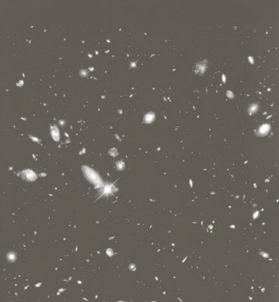
#> input picture img/filtering.png, 279 x 302 px, found by its file name
$ python avg_filter.py
#> lines starting #> are read from the running program, lines starting #| are printed output that depends on the picture
import cv2
import numpy as np

# Load the image
img = cv2.imread(r'C:\Users\Raja\PycharmProjects\Computer_Vision\img\filtering.png', cv2.IMREAD_GRAYSCALE)
#> img: shape (302, 279); min 80, max 254, mean 96.4

# Generate random Gaussian noise
mean = 0
stddev = 1
noise = np.random.normal(mean, stddev, img.shape).astype(np.uint8)

# Add noise to the image
noisy_img = cv2.add(img, noise)
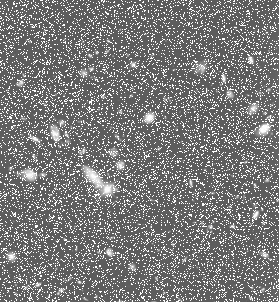
#> noisy_img: shape (302, 279); min 80, max 255, mean 121.6

# Size of filter
kernel_size = 5

# Apply the average filter to remove noise
output_image = np.zeros_like(noisy_img)
padding_size = kernel_size // 2

for i in range(padding_size, noisy_img.shape[0] - padding_size):
    for j in range(padding_size, noisy_img.shape[1] - padding_size):
        roi = noisy_img[i - padding_size:i + padding_size + 1, j - padding_size:j + padding_size + 1]
        average_value = np.mean(roi)
        output_image[i, j] = average_value
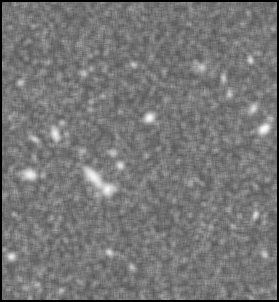
#> output_image: shape (302, 279); min 0, max 250, mean 117.8

# Output
cv2.imshow("Input Image", img)
cv2.imshow("Noisy Image", noisy_img)
cv2.imshow("Filtered image", output_image)
cv2.waitKey(0)
cv2.destroyAllWindows
